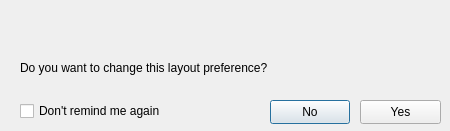
<?xml version="1.0" encoding="UTF-8"?>
<ui version="4.0">
 <class>LayoutReminderDialog</class>
 <widget class="QDialog" name="LayoutReminderDialog">
  <property name="geometry">
   <rect>
    <x>0</x>
    <y>0</y>
    <width>450</width>
    <height>131</height>
   </rect>
  </property>
  <property name="sizePolicy">
   <sizepolicy hsizetype="Fixed" vsizetype="Fixed">
    <horstretch>0</horstretch>
    <verstretch>0</verstretch>
   </sizepolicy>
  </property>
  <property name="minimumSize">
   <size>
    <width>450</width>
    <height>131</height>
   </size>
  </property>
  <property name="maximumSize">
   <size>
    <width>450</width>
    <height>131</height>
   </size>
  </property>
  <property name="baseSize">
   <size>
    <width>450</width>
    <height>131</height>
   </size>
  </property>
  <property name="windowTitle">
   <string>Layout Preference Reminder</string>
  </property>
  <widget class="QLabel" name="reminderTextP1">
   <property name="geometry">
    <rect>
     <x>20</x>
     <y>0</y>
     <width>421</width>
     <height>51</height>
    </rect>
   </property>
   <property name="text">
    <string/>
   </property>
   <property name="wordWrap">
    <bool>true</bool>
   </property>
  </widget>
  <widget class="QLabel" name="reminderTextP2">
   <property name="geometry">
    <rect>
     <x>20</x>
     <y>60</y>
     <width>351</width>
     <height>16</height>
    </rect>
   </property>
   <property name="text">
    <string>Do you want to change this layout preference?</string>
   </property>
  </widget>
  <widget class="QCheckBox" name="chkNoRemindAgain">
   <property name="geometry">
    <rect>
     <x>20</x>
     <y>100</y>
     <width>171</width>
     <height>22</height>
    </rect>
   </property>
   <property name="text">
    <string>Don't remind me again</string>
   </property>
  </widget>
  <widget class="QPushButton" name="btnYes">
   <property name="geometry">
    <rect>
     <x>360</x>
     <y>100</y>
     <width>81</width>
     <height>24</height>
    </rect>
   </property>
   <property name="text">
    <string>Yes</string>
   </property>
  </widget>
  <widget class="QPushButton" name="btnNo">
   <property name="geometry">
    <rect>
     <x>270</x>
     <y>100</y>
     <width>80</width>
     <height>24</height>
    </rect>
   </property>
   <property name="focusPolicy">
    <enum>Qt::StrongFocus</enum>
   </property>
   <property name="text">
    <string>No</string>
   </property>
   <property name="default">
    <bool>true</bool>
   </property>
  </widget>
 </widget>
 <resources/>
 <connections/>
</ui>
